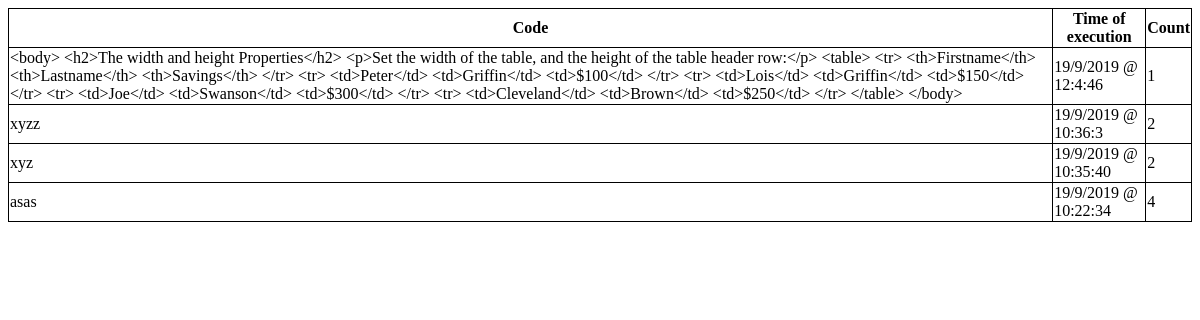
Page /fetch on the earlier database version.
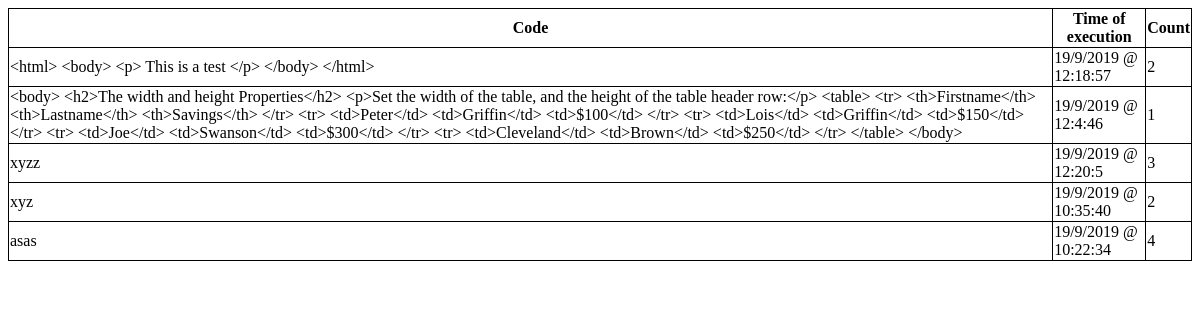
Same page on the later database version.
### main/models.py (models this page shows)
class codeDb(models.Model):
    the_code = models.TextField()
    time_of_execution = models.CharField(max_length=200, blank=False)
    count = models.PositiveSmallIntegerField()

### main/views.py (the view)
# urls.py: path("fetch", views.fetchpage, name="fetchpage")
def fetchpage(request):
    return render(request=request,
                  template_name="fetch/index.html",
                  context={'codeDb': codeDb.objects.all})

### main/templates/fetch/index.html (shortened to what this page needs)
<table>
    <tr>
        <th>Code</th>
        <th>Time of execution</th>
        <th>Count</th>
    </tr>
    {% for entry in codeDb reversed%}
    <tr>
        <td>{{entry.the_code}}</td>
        <td>{{entry.time_of_execution}}</td>
        <td>{{entry.count}}</td>
    </tr>
    {% endfor %}
</table>

Differences in the rows shown:
added codeDb: the_code "<html> <body> <p> This is a test </p> </body> </html>", time_of_execution "19/9/2019 @ 12:18:57", count "2"
changed codeDb "xyzz": time_of_execution "19/9/2019 @ 10:36:3" → "19/9/2019 @ 12:20:5"; count "2" → "3"
